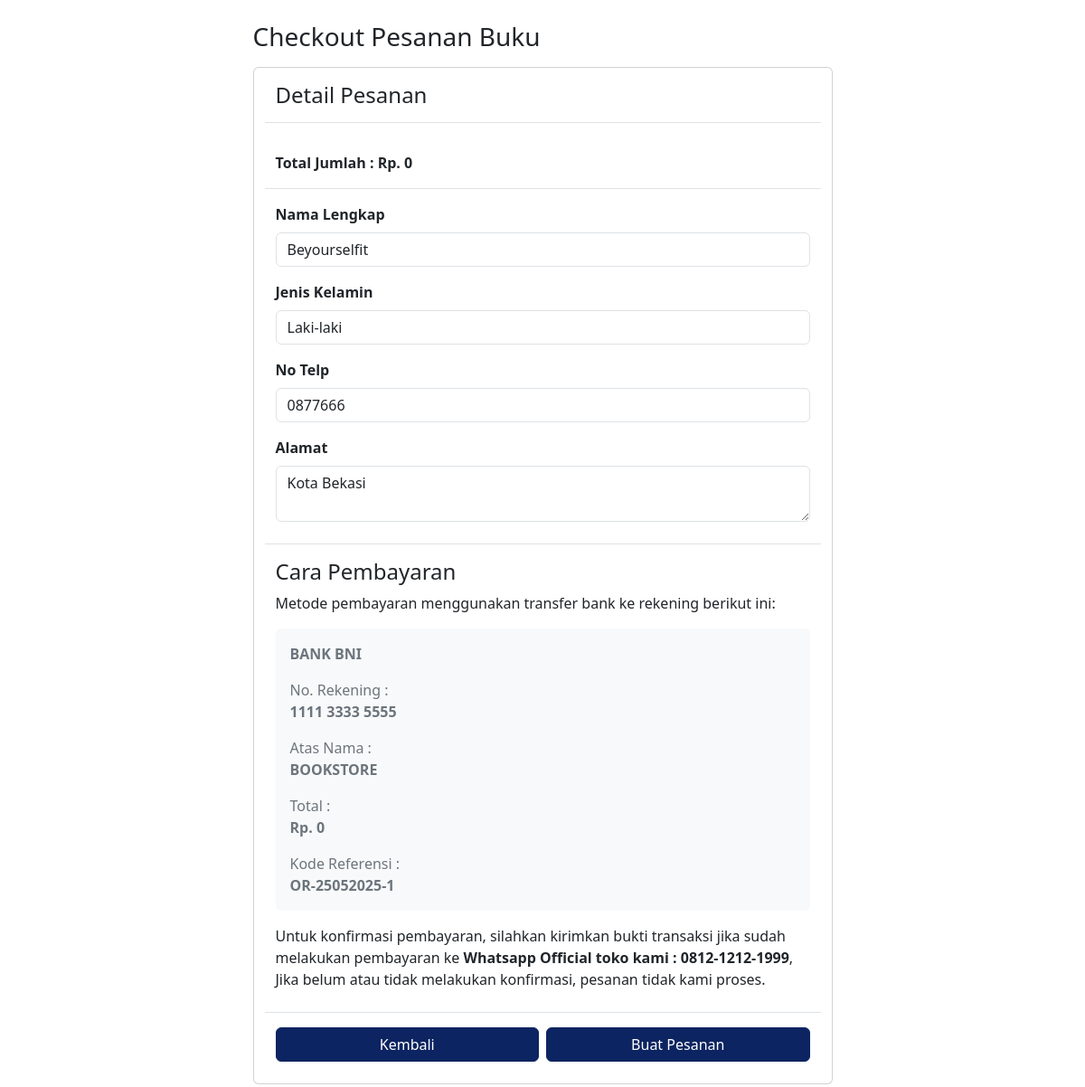
The app's page /user/halaman/checkout.php?id=1, older data.
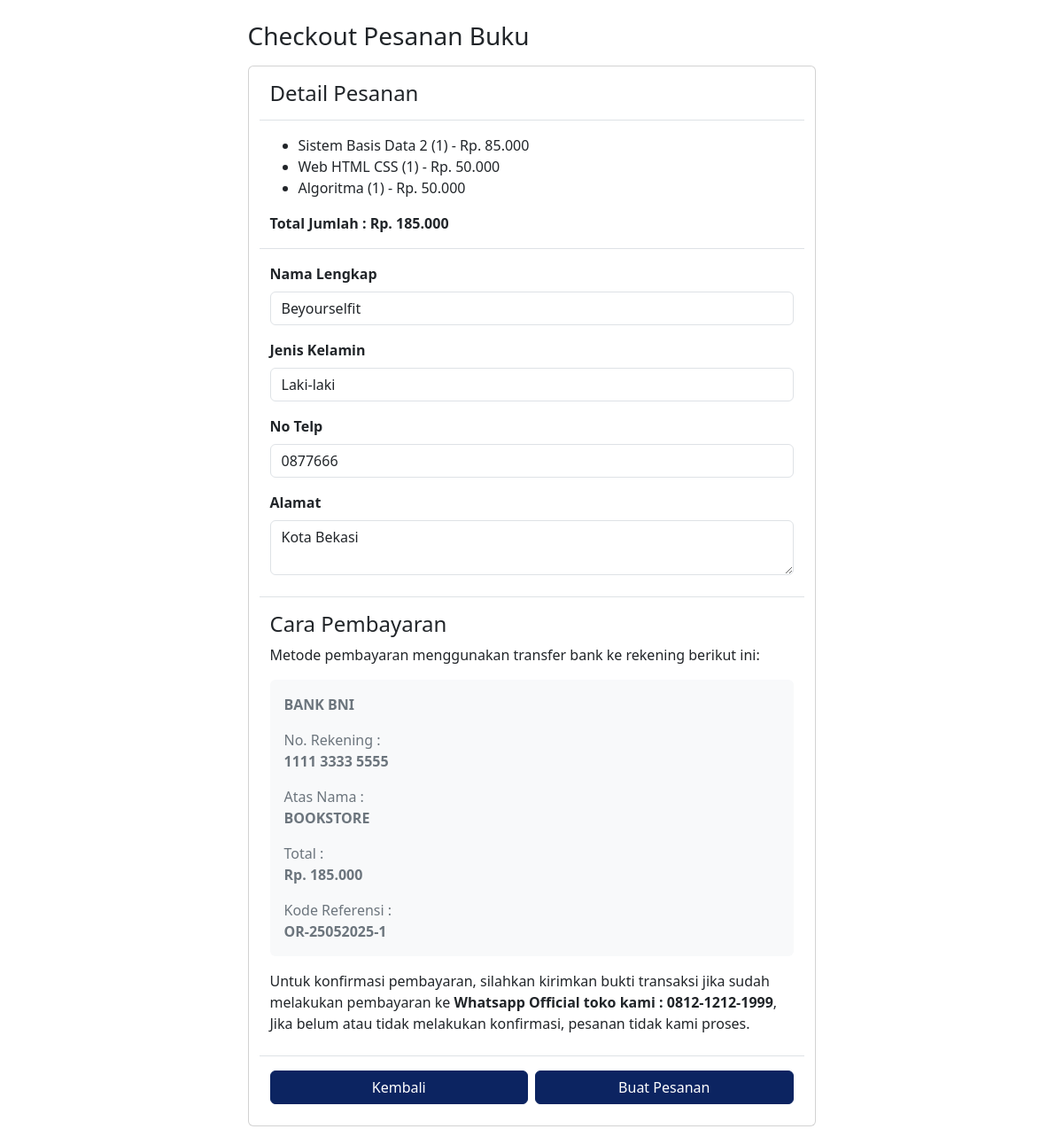
The same page, newer data.
### tables this page shows
CREATE TABLE `tb_keranjang` (
  `id_cart` int(11) NOT NULL,
  `id_user` int(11) NOT NULL,
  `id_buku` int(11) NOT NULL,
  `jumlah` int(11) NOT NULL
);

CREATE TABLE `tb_buku` (
  `id_buku` int(11) NOT NULL,
  `judul_buku` varchar(50) NOT NULL,
  `penulis` varchar(50) NOT NULL,
  `penerbit` varchar(50) NOT NULL,
  `tahun` varchar(20) NOT NULL,
  `id_kategori` int(11) NOT NULL,
  `gambar` varchar(255) NOT NULL,
  `harga` int(11) NOT NULL,
  `stok` int(11) NOT NULL
);

### user/halaman/checkout.php (the view, shortened to what the changed rows need)
<?php
require '../../configdb/config_db.php';
$id = $_GET['id'];
$sqlBuku = "SELECT tb_keranjang.id_cart, tb_user.id_user, tb_user.nama_pengguna, tb_buku.id_buku, tb_buku.judul_buku,
tb_buku.harga, tb_keranjang.jumlah FROM tb_keranjang INNER JOIN tb_user ON tb_keranjang.id_user = tb_user.id_user
INNER JOIN tb_buku ON tb_keranjang.id_buku = tb_buku.id_buku WHERE tb_user.id_user = '$id'";
$query = mysqli_query($connectDB, $sqlBuku);
$sqlJumlah = "SELECT tb_keranjang.id_cart, tb_user.id_user, tb_user.nama_pengguna, tb_buku.id_buku, tb_buku.judul_buku,
tb_buku.harga, tb_keranjang.jumlah FROM tb_keranjang INNER JOIN tb_user ON tb_keranjang.id_user = tb_user.id_user
INNER JOIN tb_buku ON tb_keranjang.id_buku = tb_buku.id_buku WHERE tb_user.id_user = '$id'";
$query2 = mysqli_query($connectDB, $sqlJumlah);
$total = 0;
while ($data = mysqli_fetch_assoc($query2)) {
    $total += $data['harga'] * $data['jumlah'];
}
?>
<!DOCTYPE html>
<html lang="en">
<head>
    <link href="https://cdn.jsdelivr.net/npm/bootstrap@5.3.6/dist/css/bootstrap.min.css" rel="stylesheet">
</head>
<body>
    <div class="container my-4">
        <div class="row mb-5 justify-content-center">
            <div class="col-7">
                <div class="card px-2">
                    <div class="card-body">
                        <div class="row border-bottom border-top mb-3">
                            <div class="col mt-3 mb-3">
                                <ul>
                                    <?php while ($data = mysqli_fetch_assoc($query)) : ?>
                                        <li>
                                            <?= $data['judul_buku'] ?> (<?= $data['jumlah'] ?>) - Rp. <?= number_format($data['harga'], 0, ',', '.'); ?>
                                        </li>
                                    <?php endwhile; ?>
                                </ul>
                                <b>Total Jumlah : Rp. <?= number_format($total, 0, ',', '.'); ?></b>
                            </div>
                        </div>
                        <div class="row mb-2">
                            <div class="col">
                                <div class="card bg-body-tertiary border-0 text-secondary mb-3">
                                    <div class="card-body pb-0" style="text-align: justify;">
                                        <p>Total : <br><b>Rp. <?= number_format($total, 0, ',', '.'); ?></b></p>
                                    </div>
                                </div>
                            </div>
                        </div>
                    </div>
                </div>
            </div>
        </div>
    </div>
</body>
</html>

Row changes from the older to the newer data that the page shows:
added tb_keranjang: id_buku.judul_buku "Sistem Basis Data 2", jumlah "1", id_buku.harga "85.000"
added tb_keranjang: id_buku.judul_buku "Web HTML CSS", jumlah "1", id_buku.harga "50.000"
added tb_keranjang: id_buku.judul_buku "Algoritma", jumlah "1", id_buku.harga "50.000"
Text that changed along with them:
$total: "0" → "185.000"
